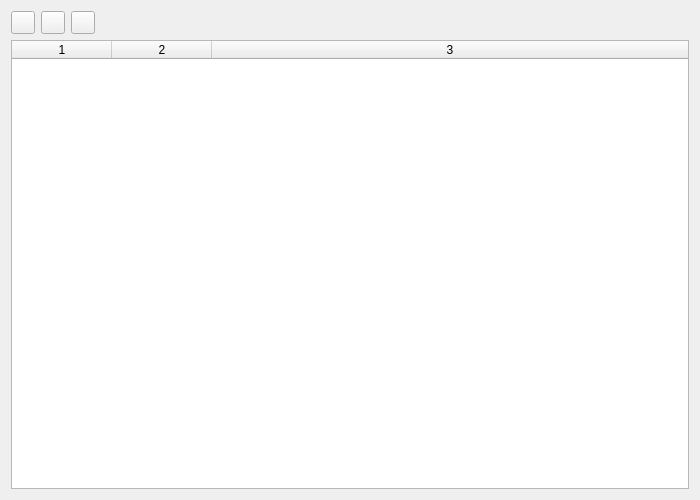
<?xml version="1.0" encoding="UTF-8"?>
<ui version="4.0">
 <class>KeyringDialog</class>
 <widget class="QDialog" name="KeyringDialog">
  <property name="minimumSize">
   <size>
    <width>700</width>
    <height>500</height>
   </size>
  </property>
  <property name="modal">
   <bool>true</bool>
  </property>
  <layout class="QVBoxLayout" name="layout">
   <item>
    <layout class="QHBoxLayout" name="buttons_layout">
     <item>
      <widget class="QToolButton" name="btn_add"/>
     </item>
     <item>
      <widget class="QToolButton" name="btn_edit"/>
     </item>
     <item>
      <widget class="QToolButton" name="btn_remove"/>
     </item>
     <item>
      <widget class="oclero::qlementine::Label" name="lbl_description">
       <property name="role">
        <enum>oclero::qlementine::TextRole::Caption</enum>
       </property>
       <property name="wordWrap">
        <bool>true</bool>
       </property>
      </widget>
     </item>
    </layout>
   </item>
   <item>
    <widget class="QTableWidget" name="tbl_credentials">
     <property name="contextMenuPolicy">
      <enum>Qt::ActionsContextMenu</enum>
     </property>
     <property name="editTriggers">
      <set>QAbstractItemView::NoEditTriggers</set>
     </property>
     <property name="selectionMode">
      <enum>QAbstractItemView::SingleSelection</enum>
     </property>
     <property name="selectionBehavior">
      <enum>QAbstractItemView::SelectRows</enum>
     </property>
     <property name="columnCount">
      <number>3</number>
     </property>
     <attribute name="horizontalHeaderStretchLastSection">
      <bool>true</bool>
     </attribute>
     <attribute name="verticalHeaderVisible">
      <bool>false</bool>
     </attribute>
     <addaction name="act_add_credential"/>
     <addaction name="act_edit_credential"/>
     <addaction name="act_remove_credential"/>
    </widget>
   </item>
  </layout>
  <action name="act_add_credential"/>
  <action name="act_edit_credential"/>
  <action name="act_remove_credential"/>
 </widget>
 <customwidgets>
  <customwidget>
   <class>oclero::qlementine::Label</class>
   <extends>QLabel</extends>
   <header location="global">oclero/qlementine/widgets/Label.hpp</header>
  </customwidget>
 </customwidgets>
 <resources/>
 <connections/>
</ui>
